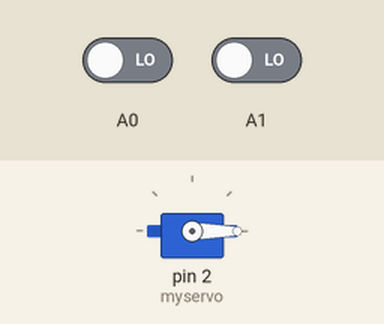
Bench run of a sketch on a simulated Arduino Uno, built with avr-gcc and run on an emulated ATmega328P. Parts: servo. The inputs (shaded band) are chosen by the test bench; at power-on: A1 LOW, A0 LOW.

Above: at 1.2 s.
1.3 s: A1 driven HIGH
At 2.9 s:
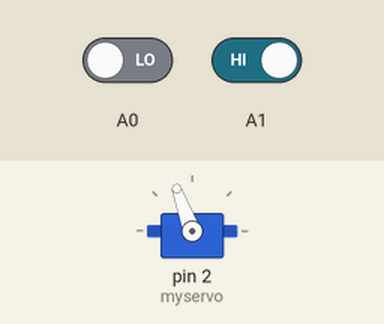
3.9 s: A0 driven HIGH
At 5.1 s:
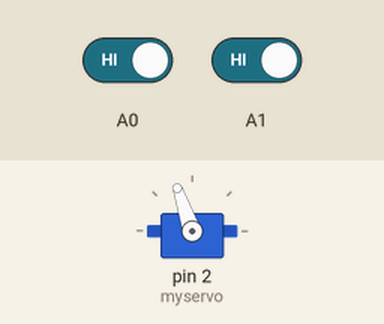
5.4 s: A1 driven LOW
At 5.88 s:
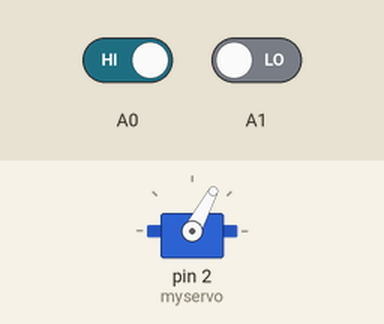
Timing chart, 0 to 8.4 s (numbered marks = the images above; inputs shaded):
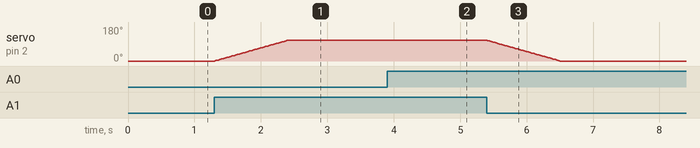

The sketch:

prototype_code.ino
```cpp
#include <Servo.h>

Servo myservo;  // create servo object to control a servo
// twelve servo objects can be created on most boards

int pos = 0;    // variable to store the servo position

int upButtonState = 0;
int downButtonState = 0;

void setup() {
  myservo.attach(2);  // attaches the servo on pin 2 to the servo object
  //pinMode(buttonPin, INPUT);
  Serial.begin(9600);
  myservo.write(0);
}


void loop() {
  // button
  upButtonState = digitalRead(A1); // up
  downButtonState = digitalRead(A0); // down
  if (upButtonState == HIGH) {
    if (pos < 110) {
      pos = pos + 1;
      myservo.write(pos);
    }
    //Serial.println("hi");
  }
  if (downButtonState == HIGH) {
    if (pos > 0) {
      pos = pos-1;
      myservo.write(pos);
    }
  }

  delay(10);


  // potentiometer... FAIL :(
  /*
  int potValue = analogRead(A0);
  Serial.println(potValue);
  myservo.write(potValue * 0.17); // convert a 0-1023 to 0-180
  */
  //delay(1); // add a 1s delay before reading the potentiometer again


  // old code for just looping back and forth
  /*
  for (pos = 150; pos >= 0; pos -= 1) { // goes from 180 degrees to 0 degrees
    myservo.write(pos);              // tell servo to go to position in variable 'pos'
    delay(15);                       // waits 15ms for the servo to reach the position
  }*/

}
```

Measured:
- after the input at 1.3 s, servo on pin 2 (myservo): moves from 0° to 110° over 1.1 s, starting at once
- after the input at 3.9 s, servo on pin 2 (myservo): 110° → 109° at once
- after the input at 5.4 s, servo on pin 2 (myservo): moves from 109° to 0° over 1.1 s, starting at once
